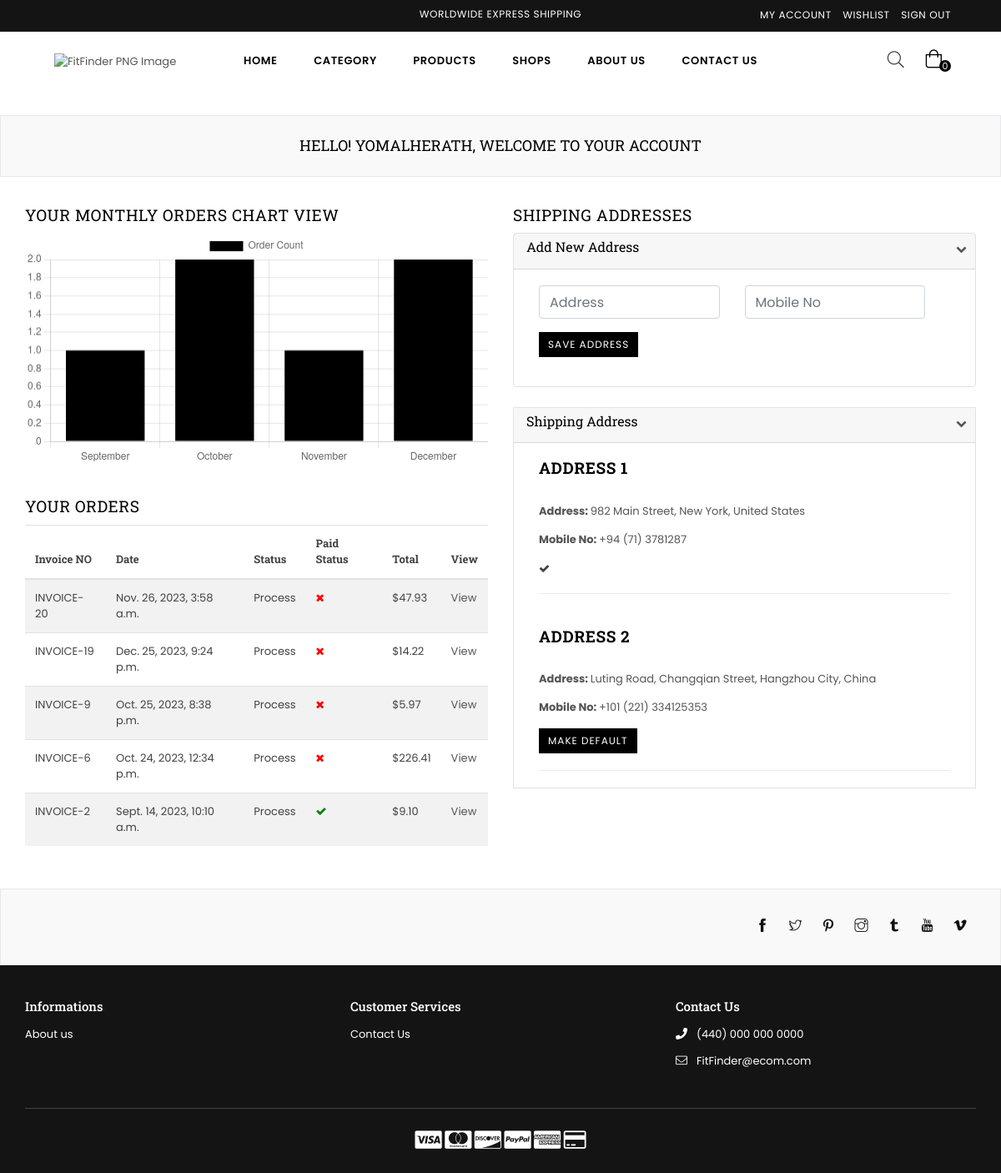
/dashboard/ (signed in), run on an earlier commit of the app's database.
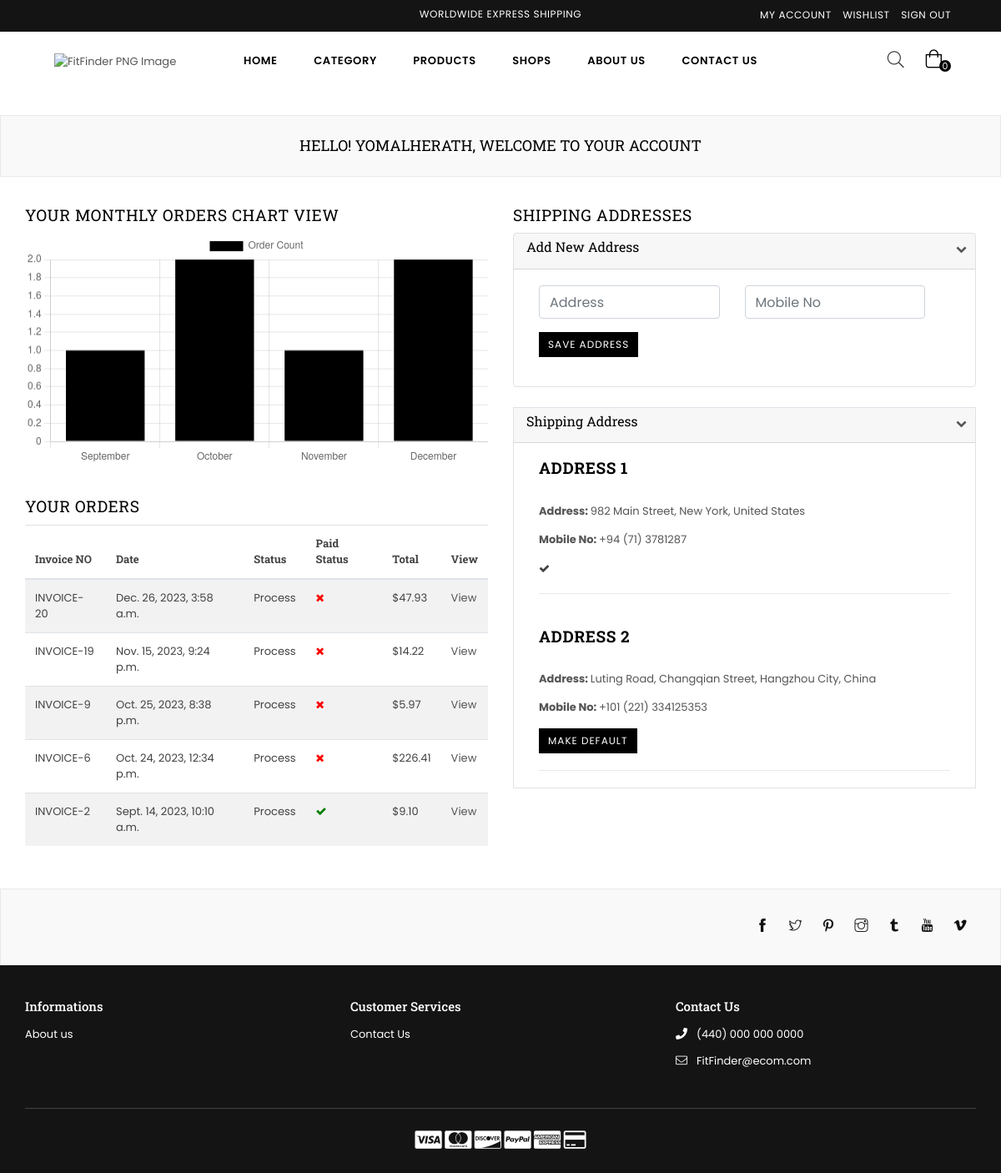
And on a later commit of the database.
### core/models.py (models this page shows)
class CartOrder(models.Model):
    user = models.ForeignKey(User, on_delete=models.CASCADE)
    price = models.DecimalField(max_digits=9999999999999, decimal_places=2, default="0.00")
    paid_status = models.BooleanField(default=True)
    order_date = models.DateTimeField(auto_now_add=False)
    product_status = models.CharField(choices=STATUS_CHOICE, max_length=30, default="process")
    class Meta:
        verbose_name_plural = "Cart Order"

### core/views.py (the view, shortened to what this page needs)
# urls.py: path("dashboard/", customer_dashboard, name="dashboard"),
@login_required
def customer_dashboard(request):
    orders_list = CartOrder.objects.filter(user=request.user).order_by("-id")
    address = Address.objects.filter(user=request.user)
    orders =CartOrder.objects.annotate(month=ExtractMonth("order_date")).values("month").annotate(count=Count("id")).values("month", "count")
    month =[]
    total_orders = []
    for i in orders:
        month.append(calendar.month_name[i["month"]])
        total_orders.append(i["count"])
    context = {
        "orders_list": orders_list,
        "orders": orders,
        "address": address,
        "month": month,
        "total_orders": total_orders,
    }
    return render(request, 'core/dashboard.html', context)

### core/context_processor.py (called while the page is built)
def default(request):
    categories = Category.objects.all()
    vendors = Vendor.objects.all()
    try:
        wishlist = Wishlist.objects.filter(user=request.user)
    except:
        wishlist = 0
    try:
        address = Address.objects.get(user=request.user)
    except:
        address = None
    return{
        'categories': categories,
        'address': address,
        'vendors': vendors,
    }

### userauthentication/models.py (called while the page is built)
    def __str__(self):
        return self.username

### templates/core/dashboard.html (shortened to what the changed rows need)
{% extends 'partials/base.html' %}
{% load static %}
{% block content %}
    <div id="page-content">
    	<div class="page section-header text-center">
			<div class="page-title">
        		<div class="wrapper"><h1 class="page-width">Hello! {{request.user|title}}, Welcome to Your Account</h1></div>
      		</div>
		</div>
        <div class="container">
            <div class="row">
                <div class="col-6">
                    <h2>Your Monthly Orders Chart View</h2>
                    <br>
                    <br>
                    <h2>Your Orders</h2>
                    <div class="table-responsive-sm">
                        <table class="table table-striped">
                            <thead>
                                <tr>
                                    <th class="center">Invoice NO</th>
                                    <th class="center">Date</th>
                                    <th class="center">Status</th>
                                    <th class="center">Paid Status</th>
                                    <th class="center">Total</th>
                                    <th class="center">View</th>
                                </tr>
                            </thead>
                            <tbody>
                                {% for order in orders_list %}
                                <tr>
                                    <td class="center">INVOICE-{{ order.id }}</td>
                                    <td class="center">{{ order.order_date }}</td>
                                    <td class="center">{{ order.product_status|title }}</td>
                                    {% if order.paid_status == True %}
                                        <td class="center" style="color: green"><i class="fa fa-check"></i></td>
                                    {% else %}
                                        <td class="center" style="color: red"><i class="fa fa-times"></i></td>
                                    {% endif %}
                                    <td class="center">${{ order.price }}</td>
                                    <td class="center"><a href="{% url 'core:order-detail' order.id %}">View</a></td>
                                </tr>
                                {% endfor %}
                            </tbody>
                        </table>
                    </div>
                </div>
                <div class="col-6 col-sm-6 col-md-6 col-lg-6">
                	<h2 class="h2">Shipping Addresses</h2>
                    <div class="rte-setting border ">
                        {% for a in address %}
                        <div class="rte-setting container">
                            <br/>
                            <h2 class="h2"><strong>Address {{ forloop.counter}}</strong></h2>
                            <br/>
                        </div>
                        {% endfor %}
                    </div>
                </div>
            </div>
        </div>
    </div>
<script>
  const labels = {{ month|safe }}
  const data = {
    labels: labels,
    datasets: [{
        label:'Order Count',
        backgroundColor: 'rgb(0, 0, 0)',
        borderColor: 'rgb(0, 0, 0)',
        data: {{ total_orders|safe }}
    }]
  };
  const config = {
    type: 'bar',
    data: data,
    options: {}
  };
  const myChart = new Chart(
    document.getElementById('myChart'),
    config
  );
</script>
{% endblock content %}

What changed in the data, as far as the page shows it:
changed CartOrder id 20: order_date "Nov. 26, 2023, 3:58 a.m." → "Dec. 26, 2023, 3:58 a.m."
changed CartOrder id 19: order_date "Dec. 25, 2023, 9:24 p.m." → "Nov. 15, 2023, 9:24 p.m."
